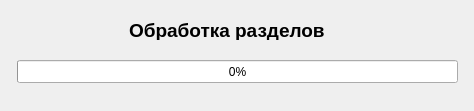
<?xml version="1.0" encoding="UTF-8"?>
<ui version="4.0">
 <class>pfindbar</class>
 <widget class="QDialog" name="pfindbar">
  <property name="geometry">
   <rect>
    <x>0</x>
    <y>0</y>
    <width>474</width>
    <height>111</height>
   </rect>
  </property>
  <property name="windowTitle">
   <string>Поиск разделов</string>
  </property>
  <widget class="QLabel" name="label">
   <property name="geometry">
    <rect>
     <x>129</x>
     <y>20</y>
     <width>214</width>
     <height>20</height>
    </rect>
   </property>
   <property name="font">
    <font>
     <pointsize>14</pointsize>
     <weight>75</weight>
     <bold>true</bold>
    </font>
   </property>
   <property name="text">
    <string>Обработка разделов</string>
   </property>
  </widget>
  <widget class="QProgressBar" name="fbar">
   <property name="geometry">
    <rect>
     <x>17</x>
     <y>60</y>
     <width>441</width>
     <height>23</height>
    </rect>
   </property>
   <property name="value">
    <number>0</number>
   </property>
  </widget>
 </widget>
 <resources/>
 <connections/>
 <slots>
  <slot>setbar(int)</slot>
 </slots>
</ui>
